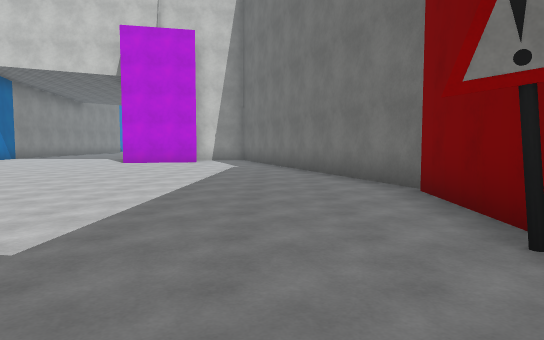
View 1 (above)

16 first-person views from a walk through a 3-D level made in the Unity game engine. The camera is 1.4 m above the floor, tilts 4° down and sees 70° across. The floor is counted in squares, 2 m on a side. Each view is taken from the middle of a square. On the plan, view 1 faces up. The plan holds only what a view shows up to about 11 squares ahead; the rest is blank. The place goes on beyond the plan. The player is left out. Surface patterns are stand-ins for the level's own textures.

View 2
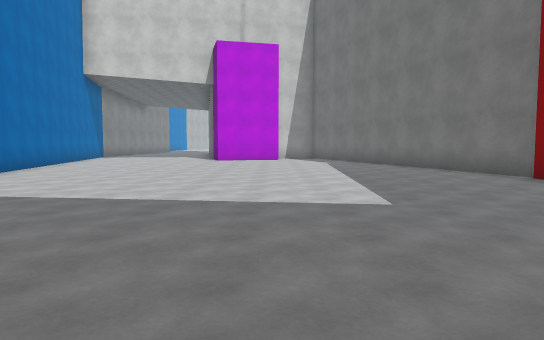

View 3
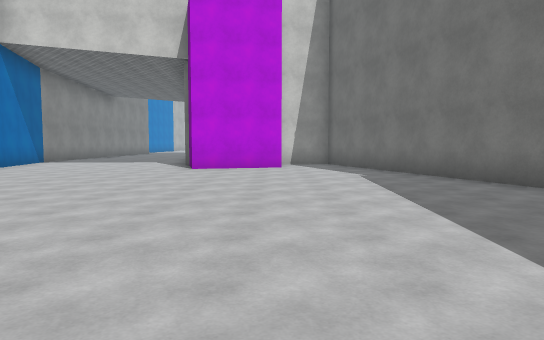

View 4
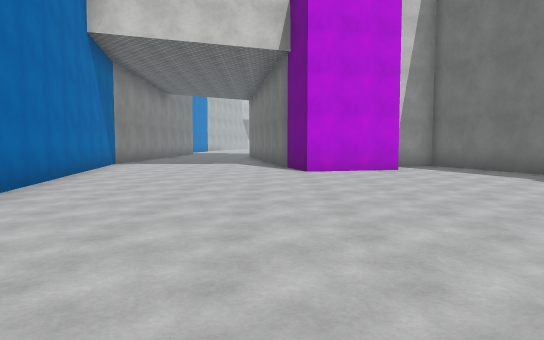

View 5
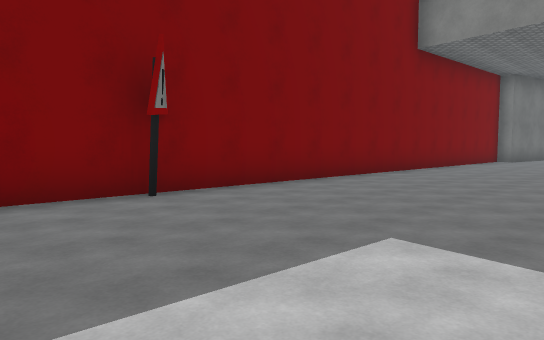

View 6
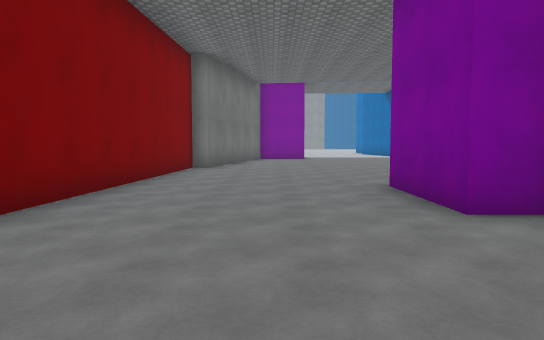

View 7
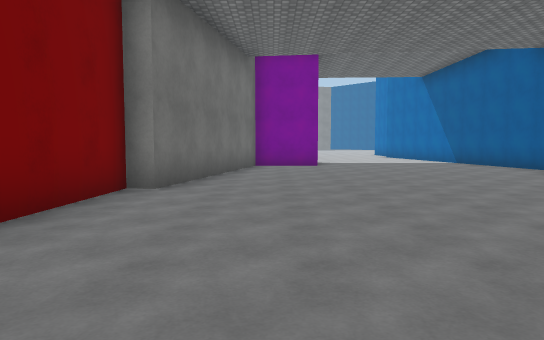

View 8
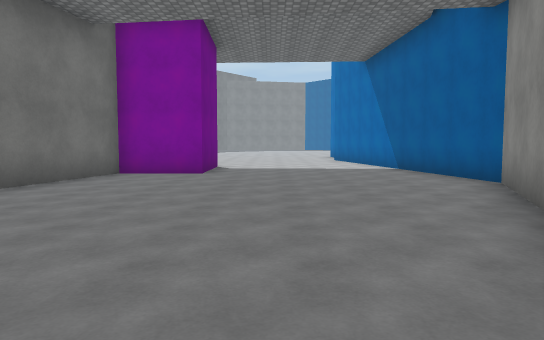

View 9
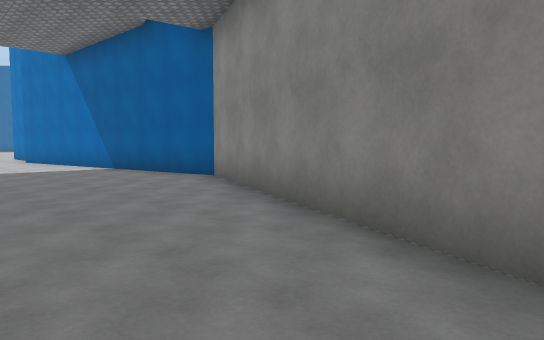

View 10
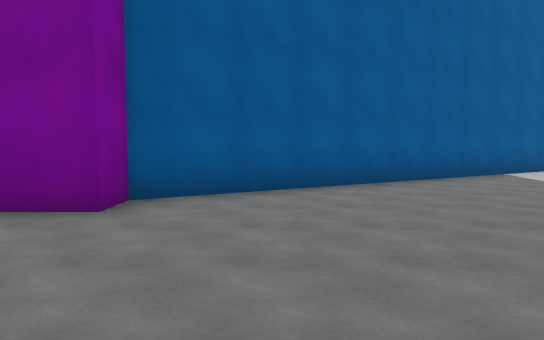

View 11
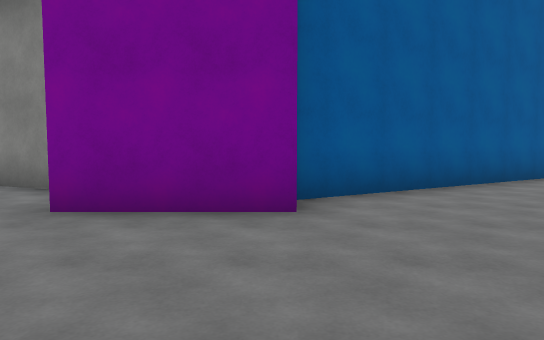

View 12
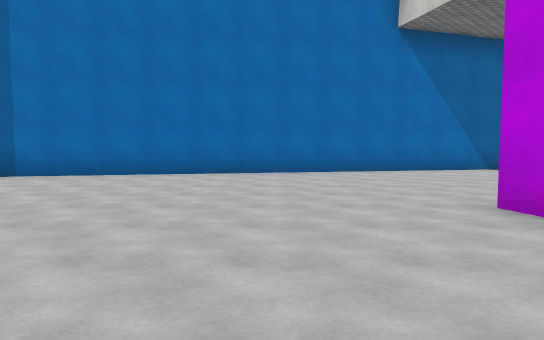

View 13
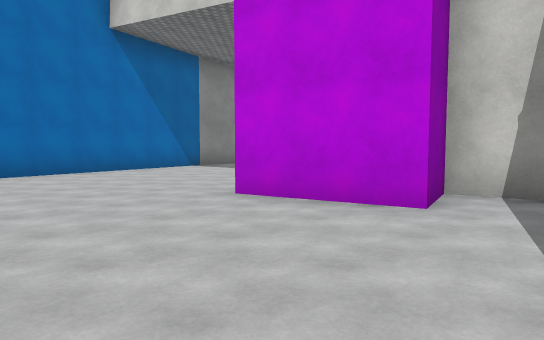

View 14
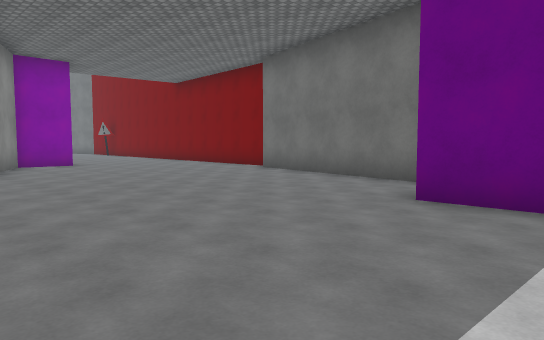

View 15
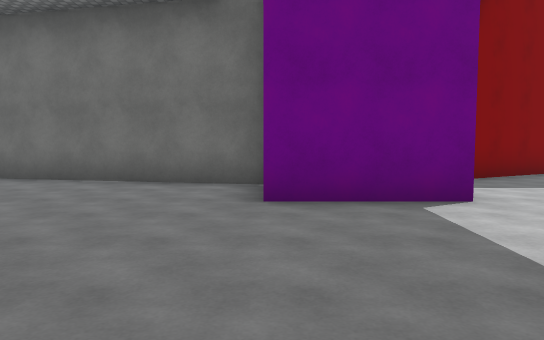

View 16
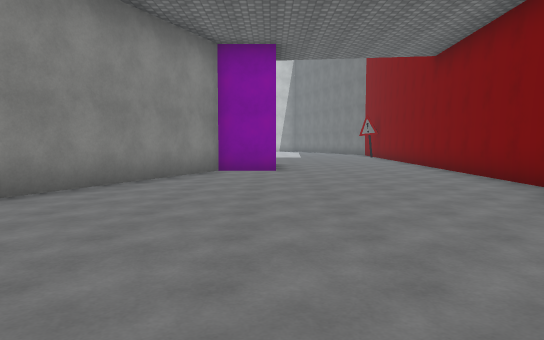

### Floor plan
Points are (right, up) in squares from view 1. A wall is a line through its corners. A room is listed if a view was taken in it or the views show most of it. See-through windows are left out.
Room 1 (views 1, 2, 3, 4, 5, 6, 7, 8, 9, 10, 11, 12, 13, 14, 15, 16)
walls: (2, 3.3) (2.2, 5.8); (2.3, 5.7) (-0.9, 15); (-2.6, 15.5) (-3.1, 15.4) (-2.7, 14.1) (-5.1, 13.4) (-5.5, 15); (-11, 15.6) (-9.1, 5.7) (-3.7, -3.7) (-2.9, -3.7) (-2.9, -6.3) (-4.3, -6.3) (-8, -14.8) (-7.3, -19.4); (-2.4, -19.5) (-2.4, -16.9) (-0.5, -16.9) (0.8, -10.9) (1.2, -11) (1.9, 1.7)
objects: other object (2, 2) to (2, 3)

Where each view was taken, in squares from view 1:
view 1: 0 up, 0 right, facing up
view 2: 2 down, 3 left, facing up
view 3: 3 up, 3 left, facing up
view 4: 4 up, 6 left, facing up
view 5: 5 up, 3 left, facing down-right
view 6: 0 up, 1 left, facing down
view 7: 5 down, 1 left, facing down
view 8: 8 down, 4 left, facing down
view 9: 8 down, 3 left, facing down-left
view 10: 2 down, 1 right, facing left
view 11: 4 down, 1 right, facing left
view 12: 11 up, 1 left, facing left
view 13: 10 up, 1 left, facing up-left
view 14: 19 down, 7 left, facing up-right
view 15: 17 down, 7 left, facing right
view 16: 16 down, 3 left, facing up
